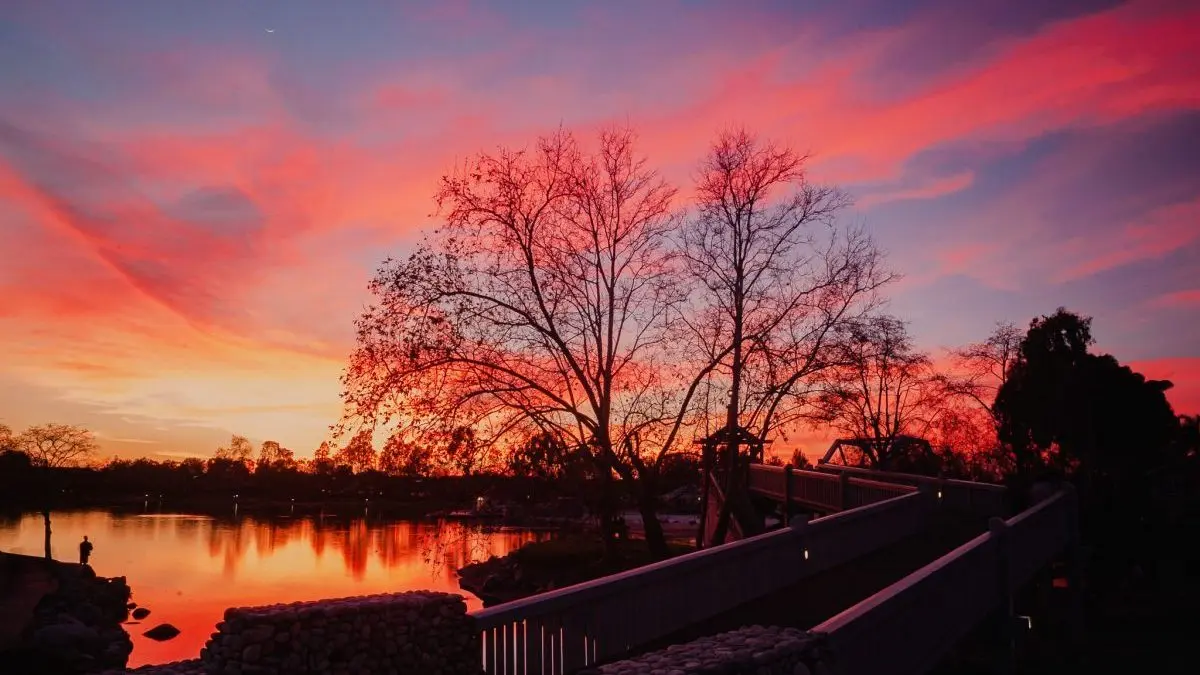
#> input picture low_contrast.jpg, 1200 x 675 px
$ python IMPLEMENTASI-METRIK-EVALUASI.py
#> lines starting #> are read from the running program, lines starting #| are printed output that depends on the picture
import cv2
import numpy as np

def calculate_metrics(img):
    # Menghitung metrik evaluasi kualitas citra
    std_dev = np.std(img)
    hist, _ = np.histogram(img.flatten(), bins=256, range=(0, 256))
    prob = hist / np.sum(hist)
    prob = prob[prob > 0]
    entropy = -np.sum(prob * np.log2(prob))
    dynamic_range = np.max(img) - np.min(img)
    mean_brightness = np.mean(img)
    return {
        'std_dev': std_dev,
        'entropy': entropy,
        'dynamic_range': dynamic_range,
        'mean_brightness': mean_brightness,
    }

def evaluate_enhancement(original, enhanced):
    metrics_orig = calculate_metrics(original)
    metrics_enh = calculate_metrics(enhanced)
    print("Metrik Perbandingan:")
    print("-" * 80)
    print(f"{'Metric':20}{'Original':15}{'Enhanced':15}{'Change':10}")
    print("-" * 80)
    for key in metrics_orig.keys():
        orig_val = metrics_orig[key]
        enh_val = metrics_enh[key]
        change = ((enh_val - orig_val) / orig_val) * 100 if orig_val != 0 else float('inf')
        print(f"{key:20}{orig_val:15.2f}{enh_val:15.2f}{change:+10.2f}%")
    return metrics_orig, metrics_enh


if __name__ == '__main__':
    img = cv2.imread('low_contrast.jpg', cv2.IMREAD_GRAYSCALE)
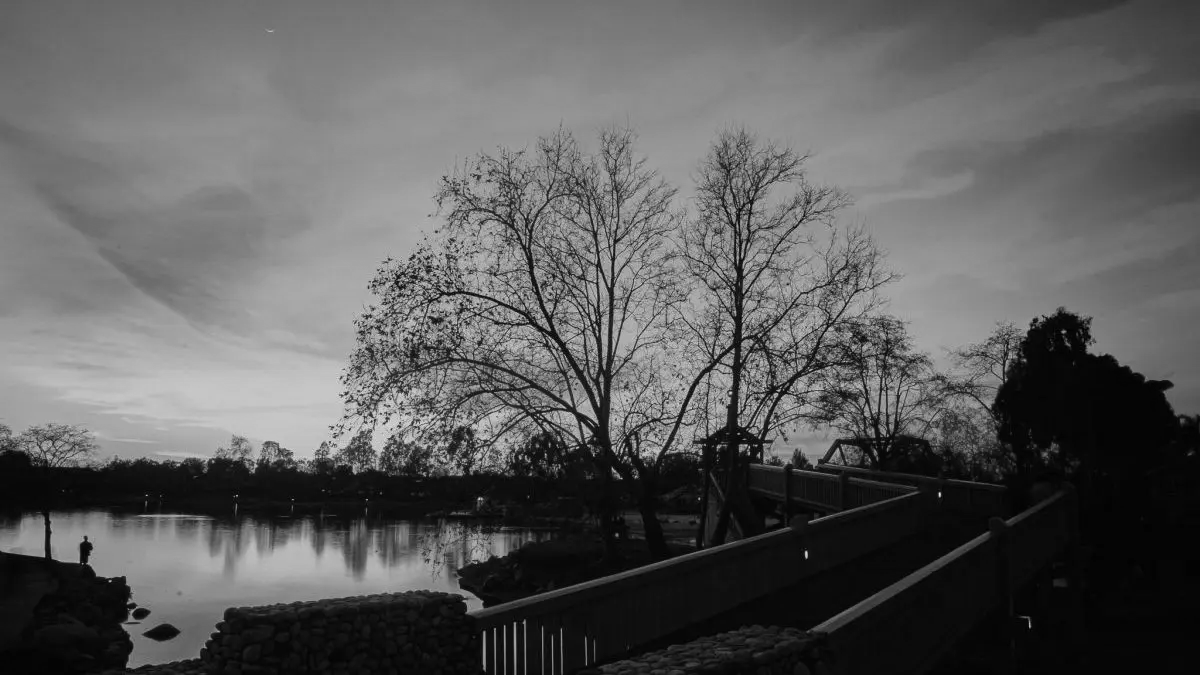
#> img: shape (675, 1200); min 0, max 226, mean 92.6
    if img is None:
        raise FileNotFoundError("Image 'low_contrast.jpg' not found.")
    img_enhanced = cv2.equalizeHist(img)
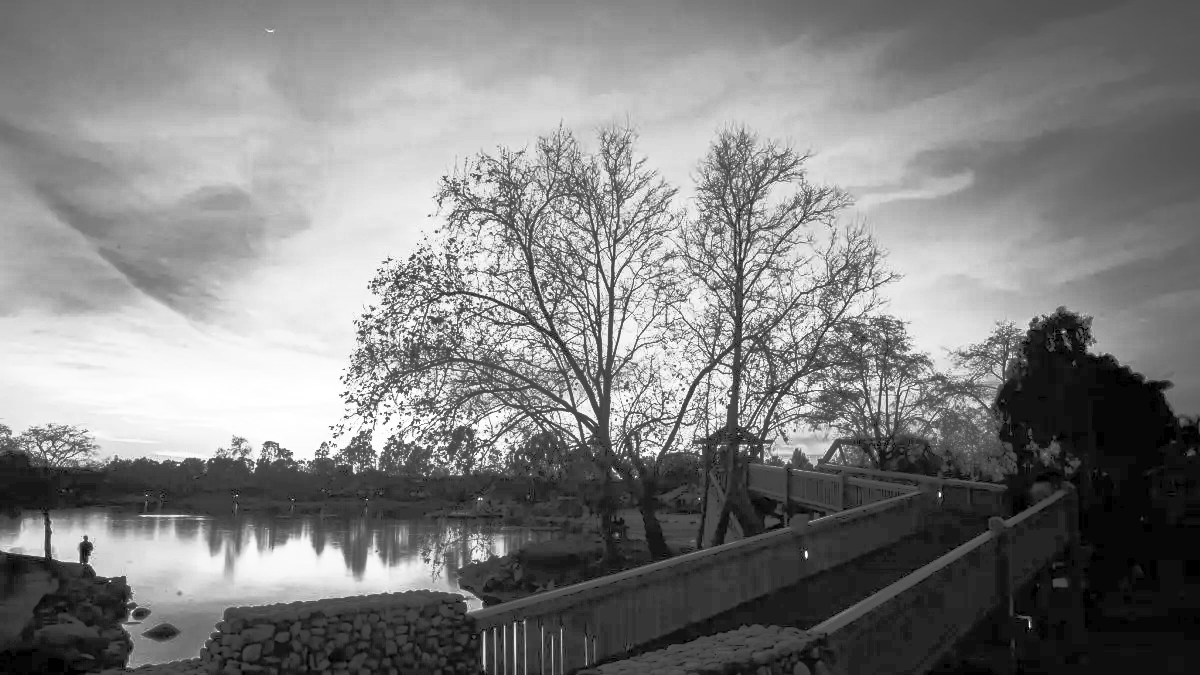
#> img_enhanced: shape (675, 1200); min 0, max 255, mean 128.6
    cv2.imwrite('enhanced.jpg', img_enhanced)
    print("Hasil enhanced disimpan sebagai 'enhanced.jpg'")
    evaluate_enhancement(img, img_enhanced)
#> in calculate_metrics, `std_dev = np.std(img)`: std_dev = 58.39
#> in calculate_metrics, `hist, _ = np.histogram(img.flatten(), bins=256, range=(0, 256))`: hist = 256 values, max 19792 at index 6, min 0 at index 219, mean 3164.1
#> in calculate_metrics, `prob = hist / np.sum(hist)`: prob = 256 values, max 0.0244 at index 6, min 0 at index 219, mean 0.00391
#> in calculate_metrics, `prob = prob[prob > 0]`: prob = 224 values, max 0.0244 at index 6, min 1.23e-06 at index 220, mean 0.00446
#> in calculate_metrics, `entropy = -np.sum(prob * np.log2(prob))`: entropy = 7.16
#> in calculate_metrics, `dynamic_range = np.max(img) - np.min(img)`: dynamic_range = 226
#> in calculate_metrics, `mean_brightness = np.mean(img)`: mean_brightness = 92.58
#> in evaluate_enhancement, `metrics_orig = calculate_metrics(original)`: metrics_orig = {'std_dev': 58.39, 'entropy': 7.16, 'dynamic_range': 226, 'mean_brightness': 92.58}
#> in evaluate_enhancement, `metrics_enh = calculate_metrics(enhanced)`: metrics_enh = {'std_dev': 73.19, 'entropy': 6.96, 'dynamic_range': 255, 'mean_brightness': 128.6}
#> the loop in evaluate_enhancement, `for key in metrics_orig.keys():` made 4 passes
#> (key, orig_val, enh_val, change) on passes 1 to 4: ('std_dev', 58.39, 73.19, 25.36), ('entropy', 7.16, 6.96, -2.83), ('dynamic_range', 226, 255, 12.83), ('mean_brightness', 92.58, 128.6, 38.95)
#| std_dev                       58.39          73.19    +25.36%
#| entropy                        7.16           6.96     -2.83%
#| dynamic_range                226.00         255.00    +12.83%
#| mean_brightness               92.58         128.63    +38.95%
